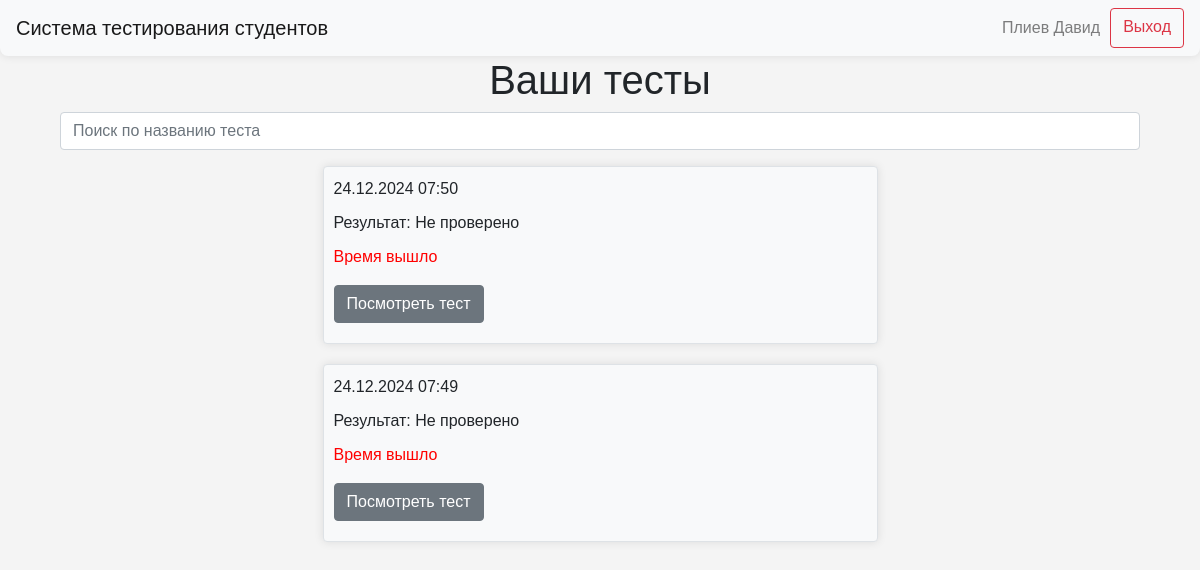
Before: / (signed in) with the older database file.
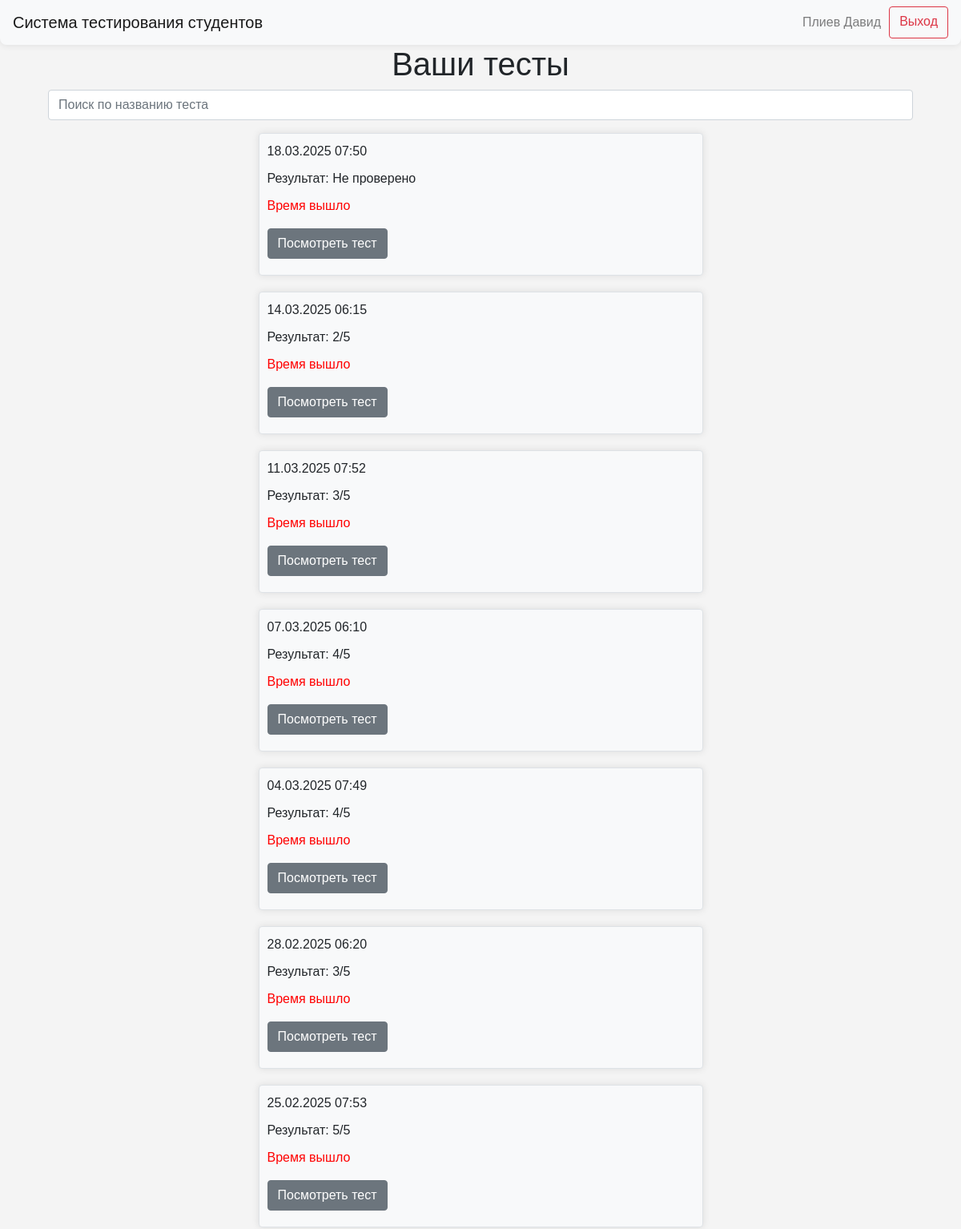
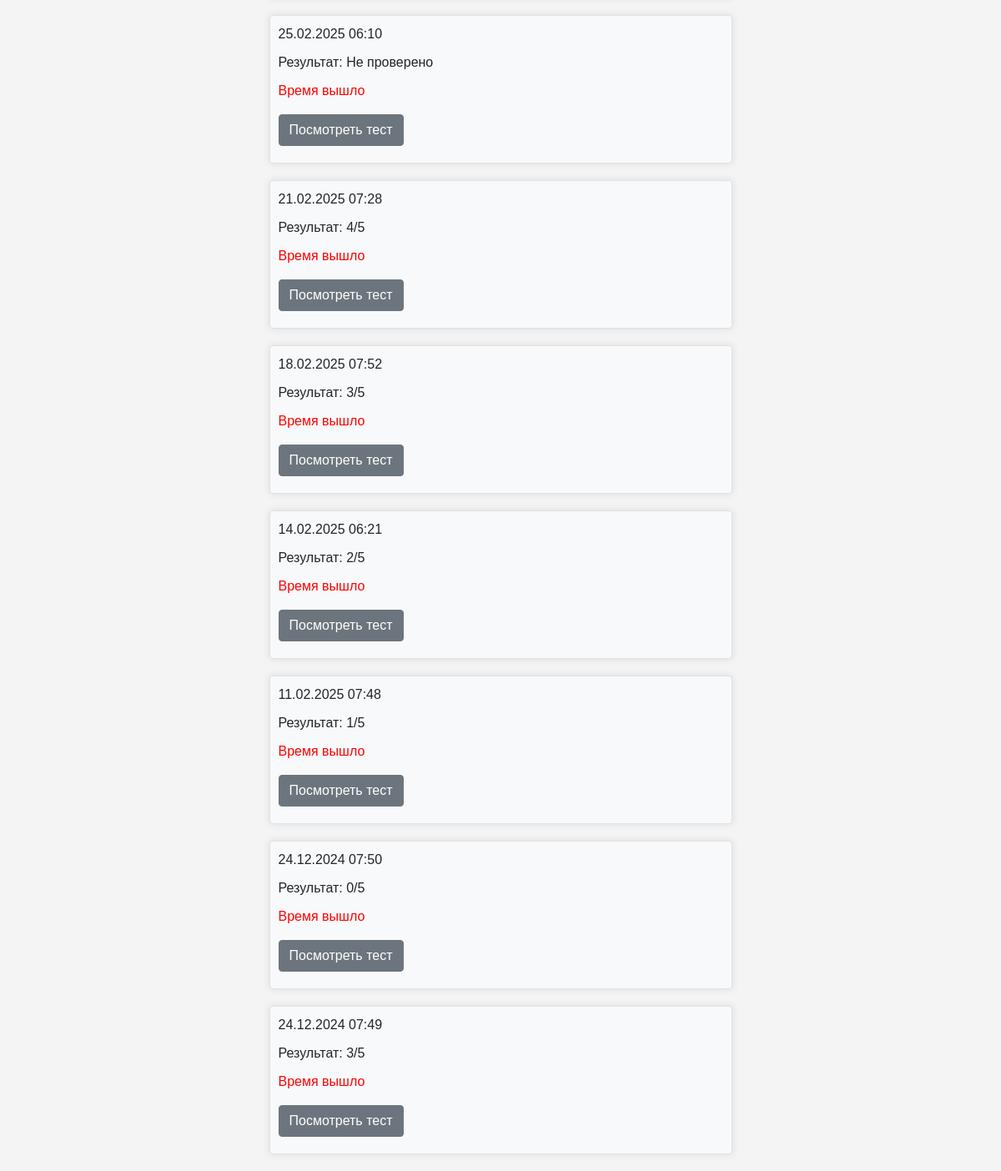
After: the same page with the newer database file (2 pictures, top to bottom).
### data/users.py (models this page shows)
class User(SqlAlchemyBase, UserMixin, SerializerMixin):
    __tablename__ = "users"
    id = sqlalchemy.Column(
        sqlalchemy.Integer,
        primary_key=True,
        autoincrement=True,
    )
    name = sqlalchemy.Column(
        sqlalchemy.String,
        nullable=True,
    )
    group_id = sqlalchemy.Column(
        sqlalchemy.Integer,
        sqlalchemy.ForeignKey(
            "groups.id",
            ondelete="CASCADE",
        ),
        nullable=False,
    )
    date_of_birth = sqlalchemy.Column(
        sqlalchemy.Date,
        nullable=False,
    )
    user_level = sqlalchemy.Column(
        sqlalchemy.String,
        default="student",
    )

### data/blitz_tests.py (models this page shows)
class BlitzTest(SqlAlchemyBase, UserMixin, SerializerMixin):
    __tablename__ = "blitz_tests"
    id = sqlalchemy.Column(
        sqlalchemy.Integer,
        primary_key=True,
        autoincrement=True,
    )
    date = sqlalchemy.Column(
        sqlalchemy.DateTime,
        default=datetime.datetime.now,
    )
    question_1 = sqlalchemy.Column(
        sqlalchemy.Integer,
        sqlalchemy.ForeignKey("questions.id"),
    )
    question_2 = sqlalchemy.Column(
        sqlalchemy.Integer,
        sqlalchemy.ForeignKey("questions.id"),
    )
    question_3 = sqlalchemy.Column(
        sqlalchemy.Integer,
        sqlalchemy.ForeignKey("questions.id"),
    )
    question_4 = sqlalchemy.Column(
        sqlalchemy.Integer,
        sqlalchemy.ForeignKey("questions.id"),
    )
    question_5 = sqlalchemy.Column(
        sqlalchemy.Integer,
        sqlalchemy.ForeignKey("questions.id"),
    )
    answer_1 = sqlalchemy.Column(
        sqlalchemy.String,
        nullable=True,
    )
    answer_2 = sqlalchemy.Column(
        sqlalchemy.String,
        nullable=True,
    )
    answer_3 = sqlalchemy.Column(
        sqlalchemy.String,
        nullable=True,
    )
    answer_4 = sqlalchemy.Column(
        sqlalchemy.String,
        nullable=True,
    )
    answer_5 = sqlalchemy.Column(
        sqlalchemy.String,
        nullable=True,
    )
    comment_1 = sqlalchemy.Column(
        sqlalchemy.String,
        nullable=True,
    )
    comment_2 = sqlalchemy.Column(
        sqlalchemy.String,
        nullable=True,
    )
    comment_3 = sqlalchemy.Column(
        sqlalchemy.String,
        nullable=True,
    )
    comment_4 = sqlalchemy.Column(
        sqlalchemy.String,
        nullable=True,
    )
    comment_5 = sqlalchemy.Column(
        sqlalchemy.String,
        nullable=True,
    )
    result_answer_1 = sqlalchemy.Column(
        sqlalchemy.Boolean,
        nullable=True,
    )
    result_answer_2 = sqlalchemy.Column(
        sqlalchemy.Boolean,
        nullable=True,
    )
    result_answer_3 = sqlalchemy.Column(
        sqlalchemy.Boolean,
        nullable=True,
    )
    result_answer_4 = sqlalchemy.Column(
        sqlalchemy.Boolean,
        nullable=True,
    )
    result_answer_5 = sqlalchemy.Column(
        sqlalchemy.Boolean,
        nullable=True,
    )
    student = sqlalchemy.Column(
        sqlalchemy.Integer,
        sqlalchemy.ForeignKey("users.id"),
    )

### server.py (the view)
@app.route("/")
def select_group_for_view_tests():
    if not current_user.is_authenticated:
        return redirect("/authentication")
    if current_user.user_level == "student":
        db_sess = db_session.create_session()
        available_tests = db_sess.query(BlitzTest).filter(BlitzTest.student == current_user.id)
        date_time = datetime.datetime.now()
        results = []
        for test in available_tests:
            test_results = 0
            if test.result_answer_1 == 1:
                test_results += 1
            if test.result_answer_2 == 1:
                test_results += 1
            if test.result_answer_3 == 1:
                test_results += 1
            if test.result_answer_4 == 1:
                test_results += 1
            if test.result_answer_5 == 1:
                test_results += 1
            if None in [
                test.result_answer_1,
                test.result_answer_2,
                test.result_answer_3,
                test.result_answer_4,
                test.result_answer_5,
            ]:
                results.append("Не проверено")
            else:
                results.append(f"{test_results}/5")
        tests_and_results = zip(available_tests, results)
        return render_template("index.html", tests_and_results=tests_and_results, date_time=date_time, title="Главная")
    db_sess = db_session.create_session()
    groups = db_sess.query(Group).all()
    db_sess.close()
    return render_template("select_group_for_view_tests.html", groups=groups)

### data/db_session.py (called while the page is built)
def create_session() -> Session:
    global __factory
    return __factory()

### server.py (called while the page is built)
@login_manager.user_loader
def load_user(user_id):
    db_sess = db_session.create_session()
    return db_sess.query(User).get(user_id)

### templates/index.html (shortened to what this page needs)
{% extends "base.html" %}
{% block content %}
{% if current_user.user_level != 'admin' %}
<div class="container text-center">
    <h1>Ваши тесты</h1>
</div>
<div class="container">
    <input type="text" id="searchInput" class="form-control mb-3" placeholder="Поиск по названию теста">
</div>
{% for test, result in tests_and_results|reverse %}
<div class="col-md-6 border rounded mx-auto custom-div" style="margin-bottom: 20px; padding: 10px;">
    <p class="text-left" style="margin-bottom: 10px;">{{ test.date.strftime("%d.%m.%Y %H:%M") }}</p>
    {% if (date_time - test.date).total_seconds() > 300 %}
    <p class="text-left" style="margin-bottom: 10px;">Результат: {{ result }}</p>
    {% endif %}
    <div>
        {% if (date_time - test.date).total_seconds() > 300 %}
            <p style="color: red;">Время вышло</p>
            <a href="{{ url_for('test_result_view', test_id=test.id) }}">
                <button type="button" style="margin-bottom: 10px;" class="btn btn-secondary">Посмотреть тест</button>
            </a>
        {% else %}
            <a href="{{ url_for('start_test', test_id=test.id) }}">
                <button type="button" style="margin-bottom: 10px;" class="btn btn-primary">Решать тест</button>
            </a>
        {% endif %}
    </div>
</div>
{% endfor %}
{% endif %}
{% endblock %}

### templates/base.html (shortened to what this page needs)
<!doctype html>
<html lang="en">
<head>
    <link rel="stylesheet"
          href="https://stackpath.bootstrapcdn.com/bootstrap/4.4.1/css/bootstrap.min.css"
>
    <link rel="stylesheet" type="text/css" href="../static/css/style.css">
</head>
<body>
<header>
    <nav class="navbar navbar-light bg-light custom-navbar">
        <a class="navbar-brand" href="/">Система тестирования студентов</a>
        {% if current_user.is_authenticated %}
        <div class="d-flex flex-row-reverse">
            <a class="btn btn-outline-danger spaced-element" style="margin-left: 10px; text-align: center;"
               href="/logout">Выход</a>
            {% if current_user.user_level == 'admin' %}
            <a class="navbar-text" style="margin-left: 10px; text-align: center;">{{ current_user.name }}</a>
            <a class="navbar-text" style="margin-left: 10px; text-align: center;" href="/select_group_for_test">Выдать тест</a>
            <a class="navbar-text" style="margin-left: 10px; text-align: center;" href="/">Тесты</a>
            <a class="navbar-text" style="margin-left: 10px; text-align: center;" href="/topics">Темы</a>
            <a class="navbar-text" style="margin-left: 10px; text-align: center;" href="/groups">Студенты</a>
            {% else %}
            <a class="navbar-text" style="margin-left: 10px; text-align: center;" href="{{ url_for('personal_cabinet', user_id=current_user.id) }}">{{ current_user.name }}</a>
            {% endif %}
        </div>
        {% endif %}
    </nav>
</header>
<main role="main" class="container">
    {% block content %}
    {% endblock %}
</main>
</body>
</html>

### static/css/style.css (style rules this page uses)
body { font-family: Arial, sans-serif; margin: 0; padding: 0; background-color: #f4f4f4; }
.custom-div { width: 80%; margin: 0 auto; padding: 20px; background-color: #f8f9fa; border-radius: 0 0 8px 8px; box-shadow: 0 0 10px rgba(0,0,0,0.1); }
.custom-navbar { margin: 0 auto; background-color: #f8f9fa; border-radius: 0 0 8px 8px; box-shadow: 0 0 10px rgba(0,0,0,0.1); }

Changed rows visible on the page:
added BlitzTest: date "18.03.2025 07:50", result "Не проверено"
added BlitzTest: date "14.03.2025 06:15", result "2/5"
added BlitzTest: date "11.03.2025 07:52", result "3/5"
added BlitzTest: date "07.03.2025 06:10", result "4/5"
added BlitzTest: date "04.03.2025 07:49", result "4/5"
added BlitzTest: date "28.02.2025 06:20", result "3/5"
added BlitzTest: date "25.02.2025 07:53", result "5/5"
added BlitzTest: date "25.02.2025 06:10", result "Не проверено"
added BlitzTest: date "21.02.2025 07:28", result "4/5"
added BlitzTest: date "18.02.2025 07:52", result "3/5"
added BlitzTest: date "14.02.2025 06:21", result "2/5"
added BlitzTest: date "11.02.2025 07:48", result "1/5"
changed BlitzTest (number 13 of 14 on the later page): result "Не проверено" → "0/5"
changed BlitzTest (number 14 of 14 on the later page): result "Не проверено" → "3/5"
